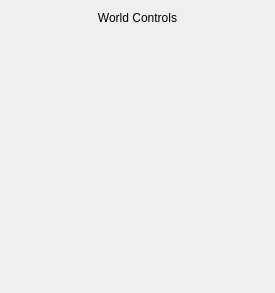
<?xml version="1.0" encoding="UTF-8"?>
<ui version="4.0">
 <class>Form</class>
 <widget class="QWidget" name="Form">
  <property name="geometry">
   <rect>
    <x>0</x>
    <y>0</y>
    <width>275</width>
    <height>293</height>
   </rect>
  </property>
  <property name="windowTitle">
   <string>Form</string>
  </property>
  <layout class="QGridLayout" name="gridLayout">
   <item row="0" column="0">
    <layout class="QVBoxLayout" name="verticalLayout">
     <item>
      <widget class="QLabel" name="label">
       <property name="text">
        <string>World Controls</string>
       </property>
       <property name="alignment">
        <set>Qt::AlignCenter</set>
       </property>
      </widget>
     </item>
     <item>
      <spacer name="verticalSpacer">
       <property name="orientation">
        <enum>Qt::Vertical</enum>
       </property>
       <property name="sizeHint" stdset="0">
        <size>
         <width>20</width>
         <height>40</height>
        </size>
       </property>
      </spacer>
     </item>
    </layout>
   </item>
  </layout>
 </widget>
 <resources/>
 <connections/>
</ui>
